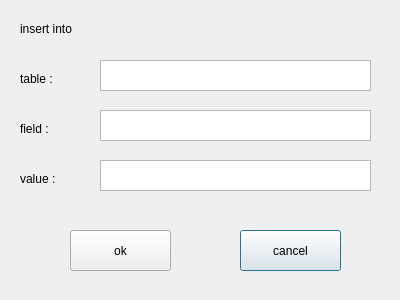
<?xml version="1.0" encoding="UTF-8"?>
<ui version="4.0">
 <class>Dialog</class>
 <widget class="QDialog" name="Dialog">
  <property name="geometry">
   <rect>
    <x>0</x>
    <y>0</y>
    <width>400</width>
    <height>300</height>
   </rect>
  </property>
  <property name="windowTitle">
   <string>Dialog</string>
  </property>
  <widget class="QPushButton" name="cancel_btn">
   <property name="geometry">
    <rect>
     <x>240</x>
     <y>230</y>
     <width>101</width>
     <height>41</height>
    </rect>
   </property>
   <property name="text">
    <string>cancel</string>
   </property>
  </widget>
  <widget class="QPushButton" name="ok_btn">
   <property name="geometry">
    <rect>
     <x>70</x>
     <y>230</y>
     <width>101</width>
     <height>41</height>
    </rect>
   </property>
   <property name="text">
    <string>ok</string>
   </property>
  </widget>
  <widget class="QLabel" name="label">
   <property name="geometry">
    <rect>
     <x>20</x>
     <y>20</y>
     <width>101</width>
     <height>17</height>
    </rect>
   </property>
   <property name="text">
    <string>insert into</string>
   </property>
  </widget>
  <widget class="QLabel" name="label_2">
   <property name="geometry">
    <rect>
     <x>20</x>
     <y>70</y>
     <width>61</width>
     <height>17</height>
    </rect>
   </property>
   <property name="text">
    <string>table :</string>
   </property>
  </widget>
  <widget class="QLabel" name="label_3">
   <property name="geometry">
    <rect>
     <x>20</x>
     <y>170</y>
     <width>81</width>
     <height>17</height>
    </rect>
   </property>
   <property name="text">
    <string>value : </string>
   </property>
  </widget>
  <widget class="QLabel" name="label_4">
   <property name="geometry">
    <rect>
     <x>20</x>
     <y>120</y>
     <width>67</width>
     <height>17</height>
    </rect>
   </property>
   <property name="text">
    <string>field :</string>
   </property>
  </widget>
  <widget class="QTextEdit" name="table_edt">
   <property name="geometry">
    <rect>
     <x>100</x>
     <y>60</y>
     <width>271</width>
     <height>31</height>
    </rect>
   </property>
  </widget>
  <widget class="QTextEdit" name="value_edt">
   <property name="geometry">
    <rect>
     <x>100</x>
     <y>160</y>
     <width>271</width>
     <height>31</height>
    </rect>
   </property>
  </widget>
  <widget class="QTextEdit" name="field_edt">
   <property name="geometry">
    <rect>
     <x>100</x>
     <y>110</y>
     <width>271</width>
     <height>31</height>
    </rect>
   </property>
  </widget>
 </widget>
 <resources/>
 <connections/>
</ui>
